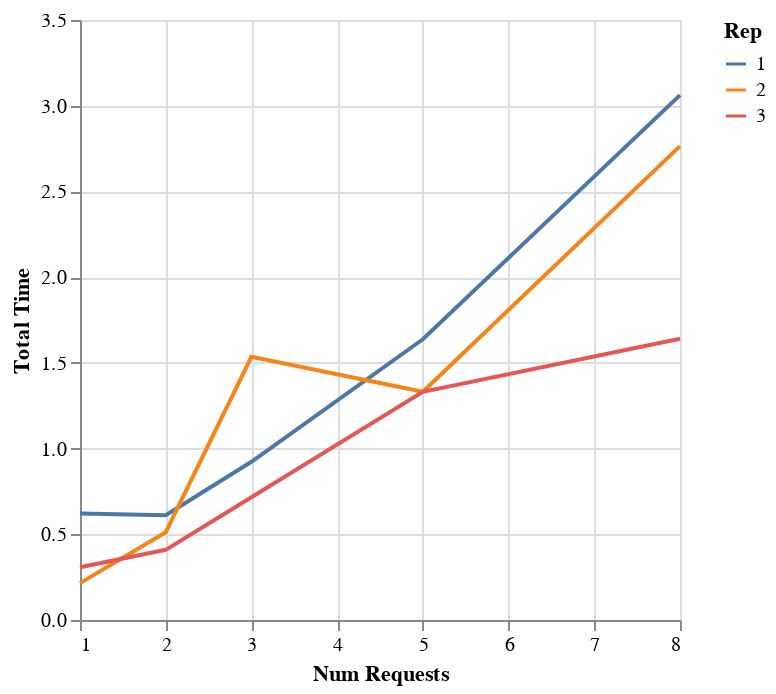

Source (notebook cell):
### Markdown cell above
### HTTPX Written Badly: Synchronous Code Written in an Asynchronous Style

If you `await` every single asynchronous operation immediately, there should be no concurrency benefit.  Tricky, but here it's demonstrated.

### Code cell
measurements = []

async with httpx.AsyncClient() as client:
    for rep in range(1, 4):
        for n in [1, 2, 3, 5, 8]:
            start_time = time.perf_counter()
            for el in range(n):
                r = await client.get('http://www.example.com')
                r.raise_for_status()
            end_time = time.perf_counter()
            duration = end_time - start_time
            measurement = {'Num Requests': n, 'Rep': rep, 'Total Time': duration}
            measurements.append(measurement)


df_async = pd.DataFrame(measurements)
alt.Chart(data=df_async).mark_line().encode(x='Num Requests', y='Total Time', color='Rep:N')

### Figure 1 — Vega-Lite specification as saved in the notebook (floating-point values rounded to 4 significant figures)
{"config": {"view": {"continuousWidth": 300, "continuousHeight": 300}}, "data": {"name": "data-98f2946b5fb2e838c4d084cd489329fd"}, "mark": {"type": "line"}, "encoding": {"color": {"field": "Rep", "type": "nominal"}, "x": {"field": "Num Requests", "type": "quantitative"}, "y": {"field": "Total Time", "type": "quantitative"}}, "$schema": "https://vega.github.io/schema/vega-lite/v5.8.0.json", "datasets": {"data-98f2946b5fb2e838c4d084cd489329fd": [{"Num Requests": 1, "Rep": 1, "Total Time": 0.6212}, {"Num Requests": 2, "Rep": 1, "Total Time": 0.6111}, {"Num Requests": 3, "Rep": 1, "Total Time": 0.9229}, {"Num Requests": 5, "Rep": 1, "Total Time": 1.638}, {"Num Requests": 8, "Rep": 1, "Total Time": 3.062}, {"Num Requests": 1, "Rep": 2, "Total Time": 0.2151}, {"Num Requests": 2, "Rep": 2, "Total Time": 0.512}, {"Num Requests": 3, "Rep": 2, "Total Time": 1.535}, {"Num Requests": 5, "Rep": 2, "Total Time": 1.332}, {"Num Requests": 8, "Rep": 2, "Total Time": 2.765}, {"Num Requests": 1, "Rep": 3, "Total Time": 0.3075}, {"Num Requests": 2, "Rep": 3, "Total Time": 0.4093}, {"Num Requests": 3, "Rep": 3, "Total Time": 0.7163}, {"Num Requests": 5, "Rep": 3, "Total Time": 1.331}, {"Num Requests": 8, "Rep": 3, "Total Time": 1.641}]}}
